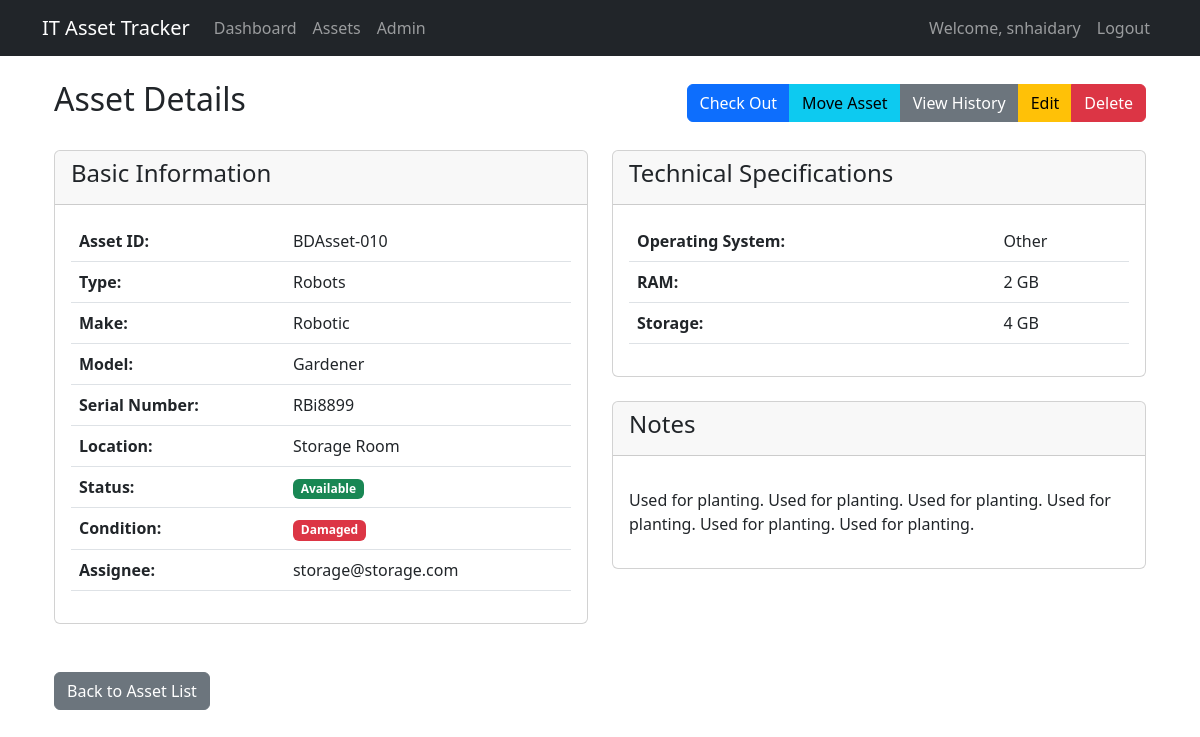
The page /assets/11/ (signed in) on the database as committed earlier.
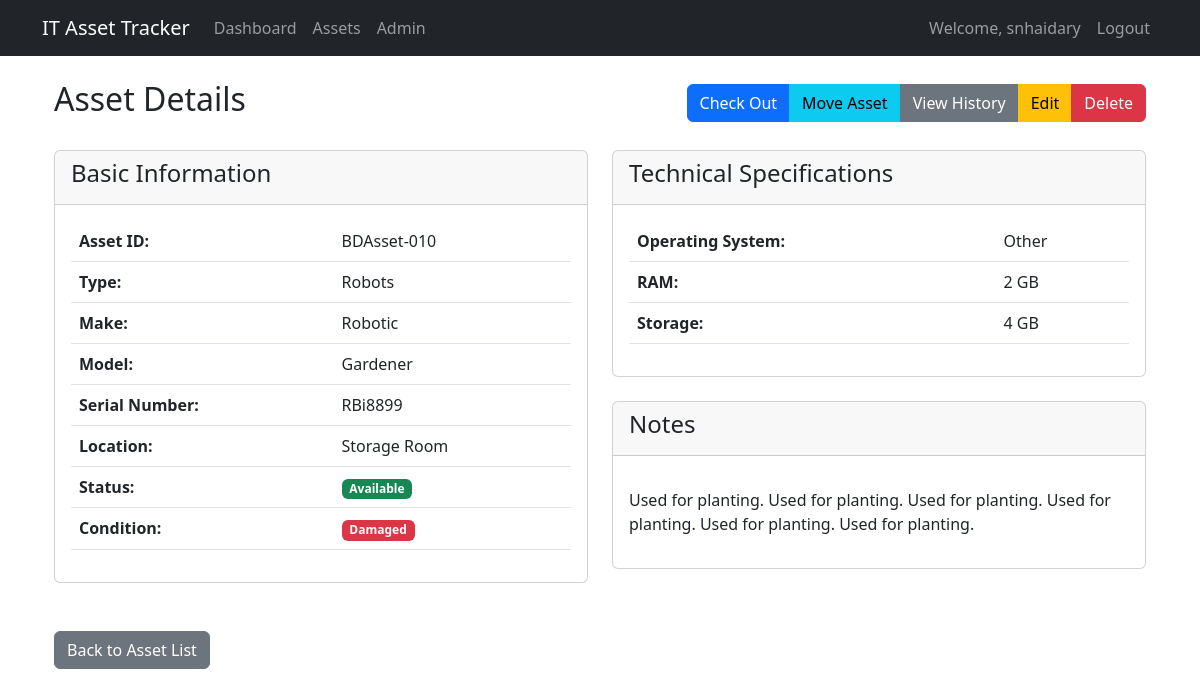
The same page on the database as committed later.
### assets/models.py (models this page shows, shortened)
class Asset(models.Model):
    STATUS_CHOICES = [
        ('ASSIGNED', 'Assigned'),
        ('AVAILABLE', 'Available'),
        ('IN_REPAIR', 'In-repair'),
        ('RETIRED', 'Retired'),
    ]
    CONDITION_CHOICES = [
        ('WORKING', 'Working'),
        ('SOFTWARE_ISSUE', 'Software-issue'),
        ('HARDWARE_ISSUE', 'Hardware-issue'),
        ('DAMAGED', 'Damaged'),
    ]
    ASSET_TYPE_CHOICES = [
        ('LAPTOP', 'Laptop'),
        ('DESKTOP', 'Desktop'),
        ('MOBILE', 'Mobile'),
        ('TABLET', 'Tablet'),
        ('PRINTER', 'Printer'),
        ('SCANNER', 'Scanner'),
        ('PROJECTOR', 'Projector'),
        ('SERVER', 'Server'),
        ('NETWORK_DEVICE', 'Network Device'),
        ('MONITOR', 'Monitor'),
        ('SCREEN', 'Screen'),
        ('TV', 'TV'),
        ('ROBOTS', 'Robots'),
        ('UPS', 'UPS'),
        ('EXTERNAL_DRIVE', 'External Drive'),
        ('OTHER', 'Other'),
    ]
    OS_CHOICES = [
        ('WINDOWS', 'Windows'),
        ('MACOS', 'macOS'),
        ('LINUX', 'Linux'),
        ('ANDROID', 'Android'),
        ('IOS', 'iOS'),
        ('CHROMEOS', 'ChromeOS'),
        ('HYPEROS', 'HyperOS'),
        ('OTHER', 'Other'),
    ]
    UNIT_CHOICES = [
        ('MB', 'MB'),
        ('GB', 'GB'),
        ('TB', 'TB'),
    ]
    registration_date = models.DateTimeField(default=timezone.now)
    asset_id = models.CharField(max_length=50, unique=True)
    asset_type = models.CharField(max_length=100, choices=ASSET_TYPE_CHOICES)
    make = models.CharField(max_length=100)
    model = models.CharField(max_length=100)
    serial_number = models.CharField(max_length=100, unique=True)
    operating_system = models.CharField(max_length=100, choices=OS_CHOICES)
    processor = models.CharField(max_length=100, blank=True)
    ram = models.IntegerField(validators=[MinValueValidator(0)], blank=True, null=True)
    ram_unit = models.CharField(max_length=2, choices=UNIT_CHOICES, default='GB')
    storage = models.IntegerField(validators=[MinValueValidator(0)], blank=True, null=True)
    storage_unit = models.CharField(max_length=2, choices=UNIT_CHOICES, default='GB')
    location = models.CharField(max_length=200)
    status = models.CharField(max_length=20, choices=STATUS_CHOICES, default='AVAILABLE')
    assignee = models.EmailField(blank=True, null=True)  # Made optional
    condition = models.CharField(max_length=20, choices=CONDITION_CHOICES, default='NEW')
    notes = models.TextField(blank=True)
    class Meta:
        ordering = ['-registration_date']
    def get_ram_display(self):
        if self.ram:
            return f"{self.ram} {self.ram_unit}"
        return "-"
    def get_storage_display(self):
        if self.storage:
            return f"{self.storage} {self.storage_unit}"
        return "-"

### assets/views.py (the view)
# urls.py: path('<int:pk>/', AssetDetailView.as_view(), name='asset-detail'),
class AssetDetailView(LoginRequiredMixin, DetailView):
    model = Asset
    template_name = 'assets/asset_detail.html'
    context_object_name = 'asset'

### templates/assets/asset_detail.html (shortened to what the changed rows need)
{% extends 'base.html' %}
{% block content %}
<div class="container mt-4">
    <div class="row mb-4">
        <div class="col">
            <div class="d-flex justify-content-between align-items-center">
                <h2>Asset Details</h2>
            </div>
        </div>
    </div>
    <div class="row">
        <div class="col-md-6">
            <div class="card mb-4">
                <div class="card-body">
                    <table class="table">
                        <tr>
                            <th>Asset ID:</th>
                            <td>{{ asset.asset_id }}</td>
                        </tr>
                        <tr>
                            <th>Type:</th>
                            <td>{{ asset.get_asset_type_display }}</td>
                        </tr>
                        <tr>
                            <th>Make:</th>
                            <td>{{ asset.make }}</td>
                        </tr>
                        <tr>
                            <th>Model:</th>
                            <td>{{ asset.model }}</td>
                        </tr>
                        <tr>
                            <th>Serial Number:</th>
                            <td>{{ asset.serial_number }}</td>
                        </tr>
                        <tr>
                            <th>Location:</th>
                            <td>{{ asset.location }}</td>
                        </tr>
                        <tr>
                            <th>Status:</th>
                            <td><span class="badge {% if asset.status == 'AVAILABLE' %}bg-success{% elif asset.status == 'ASSIGNED' %}bg-primary{% elif asset.status == 'IN_REPAIR' %}bg-warning{% else %}bg-secondary{% endif %}">
                                {{ asset.get_status_display }}
                            </span></td>
                        </tr>
                        <tr>
                            <th>Condition:</th>
                            <td><span class="badge {% if asset.condition == 'WORKING' %}bg-success{% elif asset.condition == 'SOFTWARE_ISSUE' or asset.condition == 'HARDWARE_ISSUE' %}bg-warning{% else %}bg-danger{% endif %}">
                                {{ asset.get_condition_display }}
                            </span></td>
                        </tr>
                        {% if asset.assignee %}
                        <tr>
                            <th>Assignee:</th>
                            <td>{{ asset.assignee }}</td>
                        </tr>
                        {% endif %}
                    </table>
                </div>
            </div>
        </div>
        <div class="col-md-6">
            <div class="card mb-4">
                <div class="card-body">
                    <table class="table">
                        <tr>
                            <th>Operating System:</th>
                            <td>{{ asset.get_operating_system_display }}</td>
                        </tr>
                        {% if asset.ram %}
                        <tr>
                            <th>RAM:</th>
                            <td>{{ asset.get_ram_display }}</td>
                        </tr>
                        {% endif %}
                        {% if asset.storage %}
                        <tr>
                            <th>Storage:</th>
                            <td>{{ asset.get_storage_display }}</td>
                        </tr>
                        {% endif %}
                    </table>
                </div>
            </div>
            {% if asset.notes %}
            <div class="card">
                <div class="card-header">
                    <h4>Notes</h4>
                </div>
                <div class="card-body">
                    <p class="card-text">{{ asset.notes|linebreaks }}</p>
                </div>
            </div>
            {% endif %}
        </div>
    </div>
</div>
{% endblock %}

Rows that differ between the two databases and show on the page:
changed Asset "BDAsset-010": assignee "storage@storage.com" → (not shown)
Other text that changed with them:
text no longer shown: "Assignee:"
